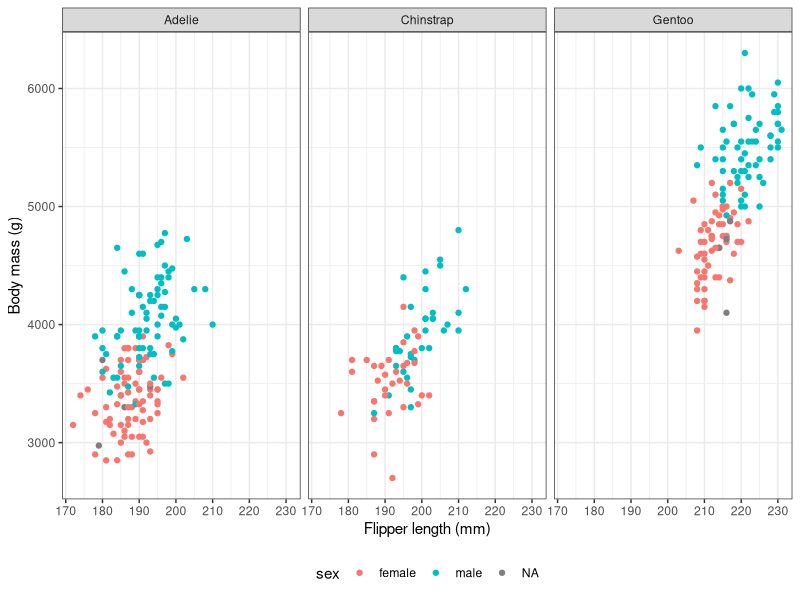
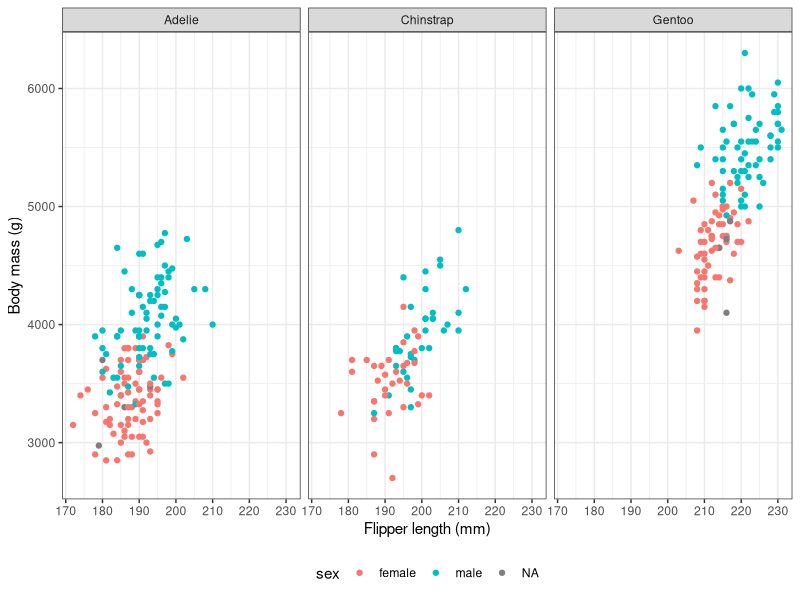

Generate these figures, in order, with R: (Note: this script raises an error after producing the figures.)
## ---- chunk 1
knitr::opts_chunk$set(echo = TRUE, warning = F, message = F)
## ---- chunk 2
package_names <- c("tidyverse", "palmerpenguins")

for (package_name in package_names) {
  if (!requireNamespace(package_name, quietly = T)) {
    install.packages(package_name)
  } else {
    library(package_name, character.only = T)
  }
}
## ---- chunk 3
glimpse(penguins)
## ---- chunk 4
ggplot(penguins, aes(x = flipper_length_mm, y = body_mass_g, colour = sex)) +
  geom_point() +
  facet_wrap(~species) +
  labs(x = "Flipper length (mm)", y = "Body mass (g)") +
  theme_bw() +
  theme(legend.position = "bottom")
## ---- chunk 5
ggsave("figures/penguin_size_sex.png", width = 8, height = 6)
## ---- chunk 6
saveRDS(palmerpenguins::penguins_raw, "raw_dat/penguins_raw.rds")
